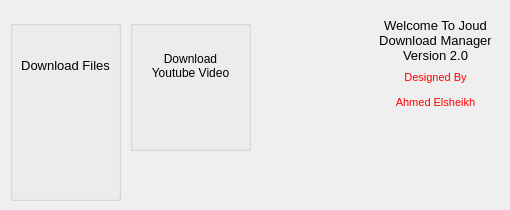
    <widget class="QWidget" name="tab">
     <attribute name="title">
      <string>Tab 1</string>
     </attribute>
     <widget class="QWidget" name="widget_2" native="true">
      <property name="geometry">
       <rect>
        <x>-10</x>
        <y>10</y>
        <width>501</width>
        <height>191</height>
       </rect>
      </property>
      <widget class="QLabel" name="label_9">
       <property name="geometry">
        <rect>
         <x>380</x>
         <y>0</y>
         <width>131</width>
         <height>61</height>
        </rect>
       </property>
       <property name="font">
        <font>
         <pointsize>10</pointsize>
        </font>
       </property>
       <property name="text">
        <string>Welcome To Joud Download Manager Version 2.0</string>
       </property>
       <property name="alignment">
        <set>Qt::AlignCenter</set>
       </property>
       <property name="wordWrap">
        <bool>true</bool>
       </property>
      </widget>
      <widget class="QLabel" name="label_14">
       <property name="geometry">
        <rect>
         <x>380</x>
         <y>60</y>
         <width>131</width>
         <height>41</height>
        </rect>
       </property>
       <property name="font">
        <font>
         <pointsize>8</pointsize>
        </font>
       </property>
       <property name="text">
        <string>&lt;html&gt;&lt;head/&gt;&lt;body&gt;&lt;p&gt;&lt;span style=&quot; color:#ff0000;&quot;&gt;Designed By&lt;/span&gt;&lt;/p&gt;&lt;p&gt;&lt;span style=&quot; color:#ff0000;&quot;&gt;Ahmed Elsheikh&lt;/span&gt;&lt;/p&gt;&lt;/body&gt;&lt;/html&gt;</string>
       </property>
       <property name="alignment">
        <set>Qt::AlignCenter</set>
       </property>
       <property name="wordWrap">
        <bool>true</bool>
       </property>
      </widget>
      <widget class="QGroupBox" name="groupBox_3">
       <property name="geometry">
        <rect>
         <x>20</x>
         <y>10</y>
         <width>111</width>
         <height>181</height>
        </rect>
       </property>
       <property name="whatsThis">
        <string>&lt;html&gt;&lt;head/&gt;&lt;body&gt;&lt;p&gt;&lt;br/&gt;&lt;/p&gt;&lt;/body&gt;&lt;/html&gt;</string>
       </property>
       <property name="title">
        <string/>
       </property>
       <widget class="QLabel" name="label_23">
        <property name="geometry">
         <rect>
          <x>10</x>
          <y>30</y>
          <width>91</width>
          <height>31</height>
         </rect>
        </property>
        <property name="text">
         <string>&lt;html&gt;&lt;head/&gt;&lt;body&gt;&lt;p align=&quot;center&quot;&gt;&lt;span style=&quot; font-size:10pt;&quot;&gt;Download Files&lt;/span&gt;&lt;/p&gt;&lt;/body&gt;&lt;/html&gt;</string>
        </property>
        <property name="alignment">
         <set>Qt::AlignCenter</set>
        </property>
       </widget>
       <widget class="QLabel" name="label_32">
        <property name="geometry">
         <rect>
          <x>30</x>
          <y>60</y>
          <width>51</width>
          <height>41</height>
         </rect>
        </property>
        <property name="text">
         <string/>
        </property>
        <property name="pixmap">
         <pixmap resource="res.qrc">:/icons/icons/folder.png</pixmap>
        </property>
        <property name="scaledContents">
         <bool>true</bool>
        </property>
        <property name="alignment">
         <set>Qt::AlignCenter</set>
        </property>
        <property name="openExternalLinks">
         <bool>true</bool>
        </property>
       </widget>
       <widget class="QLabel" name="label_34">
        <property name="geometry">
         <rect>
          <x>20</x>
          <y>110</y>
          <width>70</width>
          <height>51</height>
         </rect>
        </property>
        <property name="text">
         <string/>
        </property>
        <property name="pixmap">
         <pixmap resource="res.qrc">:/icons/icons/brosser.png</pixmap>
        </property>
        <property name="scaledContents">
         <bool>true</bool>
        </property>
        <property name="alignment">
         <set>Qt::AlignCenter</set>
        </property>
        <property name="openExternalLinks">
         <bool>true</bool>
        </property>
       </widget>
      </widget>
      <widget class="QGroupBox" name="groupBox_4">
       <property name="geometry">
        <rect>
         <x>140</x>
         <y>10</y>
         <width>121</width>
         <height>131</height>
        </rect>
       </property>
       <property name="title">
        <string/>
       </property>
       <widget class="QLabel" name="label_25">
        <property name="geometry">
         <rect>
          <x>20</x>
          <y>20</y>
          <width>81</width>
          <height>51</height>
         </rect>
        </property>
        <property name="text">
         <string>Download Youtube Video</string>
        </property>
        <property name="alignment">
         <set>Qt::AlignCenter</set>
        </property>
        <property name="wordWrap">
         <bool>true</bool>
        </property>
       </widget>
       <widget class="QLabel" name="label_26">
        <property name="geometry">
         <rect>
          <x>20</x>
          <y>70</y>
          <width>81</width>
          <height>51</height>
         </rect>
        </property>
        <property name="text">
         <string/>
        </property>
        <property name="pixmap">
         <pixmap resource="res.qrc">:/icons/icons/001-youtube.png</pixmap>
        </property>
        <property name="scaledContents">
         <bool>true</bool>
        </property>
        <property name="alignment">
         <set>Qt::AlignCenter</set>
        </property>
        <property name="openExternalLinks">
         <bool>true</bool>
        </property>
       </widget>
      </widget>
      <widget class="QLabel" name="label_27">
       <property name="geometry">
        <rect>
         <x>270</x>
         <y>30</y>
         <width>111</width>
         <height>141</height>
        </rect>
       </property>
       <property name="text">
        <string/>
       </property>
       <property name="pixmap">
        <pixmap resource="res.qrc">:/icons/icons/boy-2027615_1280.png</pixmap>
       </property>
       <property name="scaledContents">
        <bool>true</bool>
       </property>
       <property name="alignment">
        <set>Qt::AlignCenter</set>
       </property>
       <property name="openExternalLinks">
        <bool>true</bool>
       </property>
      </widget>
      <widget class="QLabel" name="label_28">
       <property name="geometry">
        <rect>
         <x>410</x>
         <y>110</y>
         <width>71</width>
         <height>61</height>
        </rect>
       </property>
       <property name="text">
        <string/>
       </property>
       <property name="pixmap">
        <pixmap resource="res.qrc">:/icons/icons/badge.png</pixmap>
       </property>
       <property name="scaledContents">
        <bool>true</bool>
       </property>
       <property name="alignment">
        <set>Qt::AlignCenter</set>
       </property>
       <property name="openExternalLinks">
        <bool>true</bool>
       </property>
      </widget>
      <widget class="QLabel" name="label_33">
       <property name="geometry">
        <rect>
         <x>140</x>
         <y>150</y>
         <width>121</width>
         <height>41</height>
        </rect>
       </property>
       <property name="text">
        <string/>
       </property>
       <property name="pixmap">
        <pixmap resource="res.qrc">:/icons/icons/donload2.png</pixmap>
       </property>
       <property name="scaledContents">
        <bool>true</bool>
       </property>
       <property name="alignment">
        <set>Qt::AlignCenter</set>
       </property>
       <property name="openExternalLinks">
        <bool>true</bool>
       </property>
      </widget>
     </widget>
    </widget>
